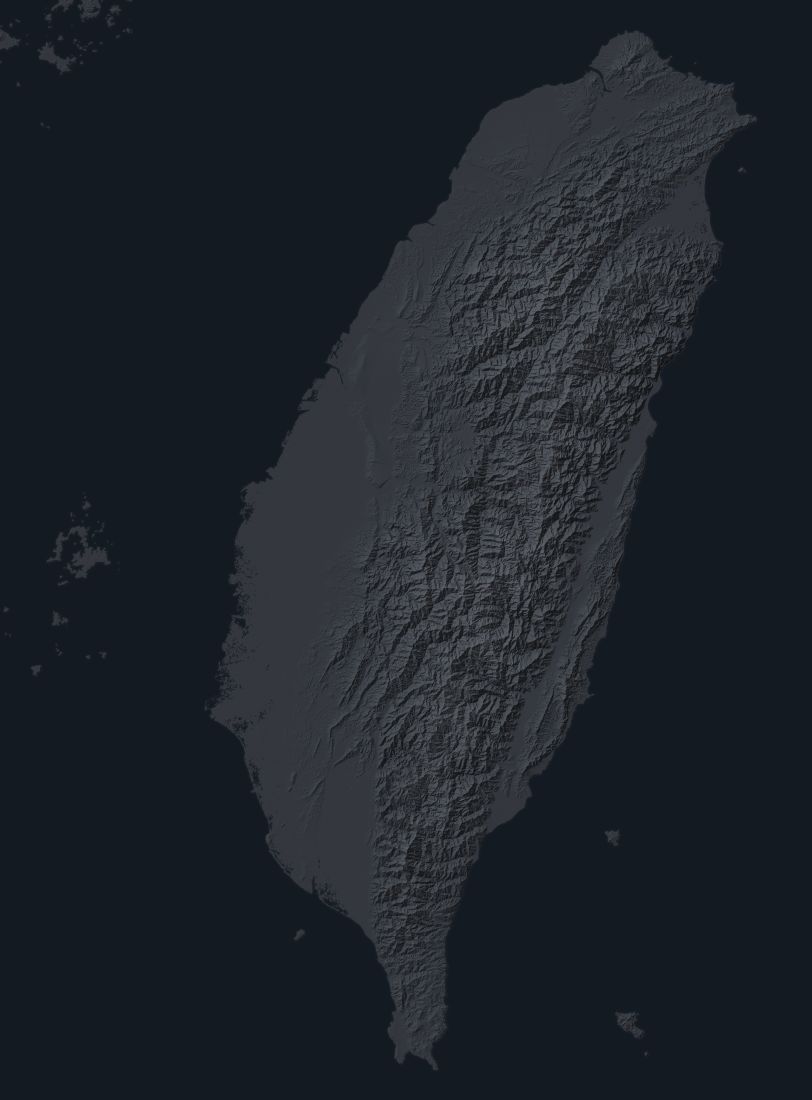
#> input picture assets/maps/kit/taiwan_night.jpg, 3246 x 4399 px, found by its file name (shown at 1/4 size)
$ python c5s01_assets.py ../../../assets/maps/kit/taiwan_night.jpg
#> lines starting #> are read from the running program, lines starting #| are printed output that depends on the picture; after the words box and inside, x2 and y2 are one past the last pixel; in counts of white or black regions, pixels touching at a corner belong together
"""Derived assets for compositions/c5s01.html (run from repo root with .venv/bin/python).
Outputs -> assets/c5/derived/c5s01/ ."""
import re, subprocess, json
from PIL import Image, ImageDraw, ImageFilter, ImageChops
Image.MAX_IMAGE_PIXELS = None
K = "assets/maps/kit/"
O = "assets/c5/derived/c5s01/"
CEL = (159, 199, 178); RED = (224, 63, 44)

def dots(size, cell, amp=0.55):
    """halftone dot screen (L): 255 = paper, dots darker"""
    w, h = size
    im = Image.new("L", (w, h), 255); d = ImageDraw.Draw(im)
    r = cell * amp / 2
    for y in range(0, h + cell, cell):
        off = (cell // 2) if (y // cell) % 2 else 0
        for x in range(-cell, w + cell, cell):
            d.ellipse([x + off - r, y - r, x + off + r, y + r], fill=150)
    return im

# 1) Taiwan: night relief (half res) + celadon halftone fill from the landmask
s = 0.5
tw = Image.open(K + "taiwan_night.jpg").convert("RGB")
#> tw is the input picture: PIL image 3246x4399 RGB; mean R, G, B 29.2, 35, 42.3
W, H = int(tw.width * s), int(tw.height * s)
#> W = 1623; H = 2199
tw.resize((W, H), Image.LANCZOS).save(O + "taiwan_night_half.jpg", quality=90)
Image.open(K + "taiwan_atlas.jpg").convert("RGB").resize((W, H), Image.LANCZOS).save(O + "taiwan_atlas_half.jpg", quality=90)
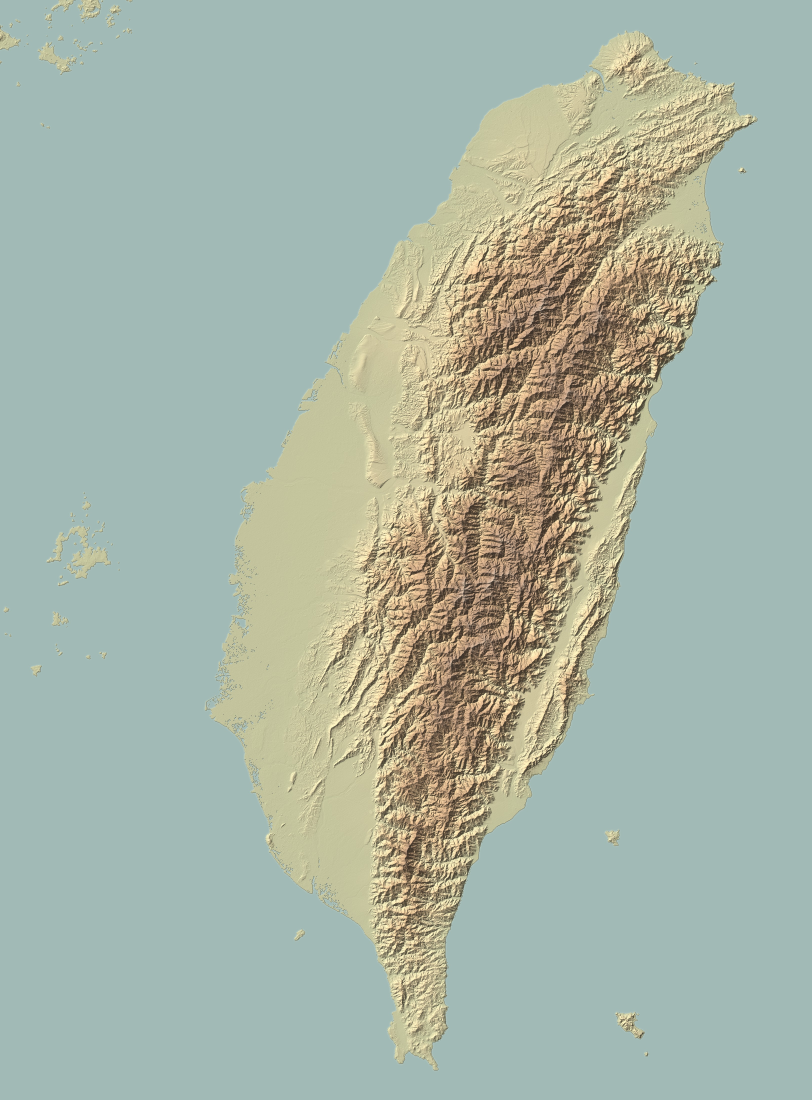
#> input picture assets/maps/kit/taiwan_atlas.jpg, 3246 x 4399 px, found by its file name (shown at 1/4 size)
m = Image.open(K + "taiwan_landmask.png").convert("L").resize((W, H), Image.LANCZOS)
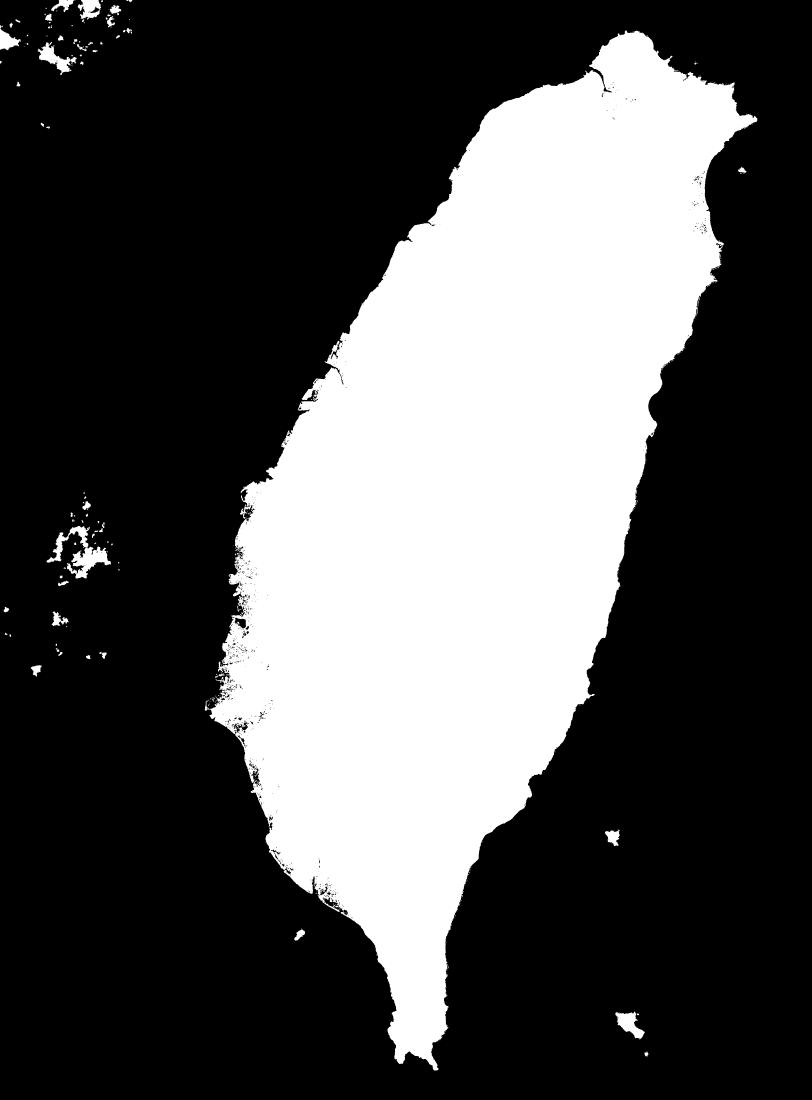
#> input picture assets/maps/kit/taiwan_landmask.png, 3246 x 4399 px, found by its file name (shown at 1/4 size)
# drop the Fujian (PRC) coast that falls inside the crop (lon < 120.05, lat > 24.9) — only Taiwan is celadon
ImageDraw.Draw(m).rectangle([0, 0, int((120.05 - 119.3) * 1119.352 * s), int((25.4 - 24.9) * 1222 * s)], fill=0)
fill = Image.new("RGB", (W, H), CEL)
ht = dots((W, H), 9)
#> in dots, `im = Image.new('L', (w, h), 255)`: im: PIL image 1623x2199 L; every value is 255
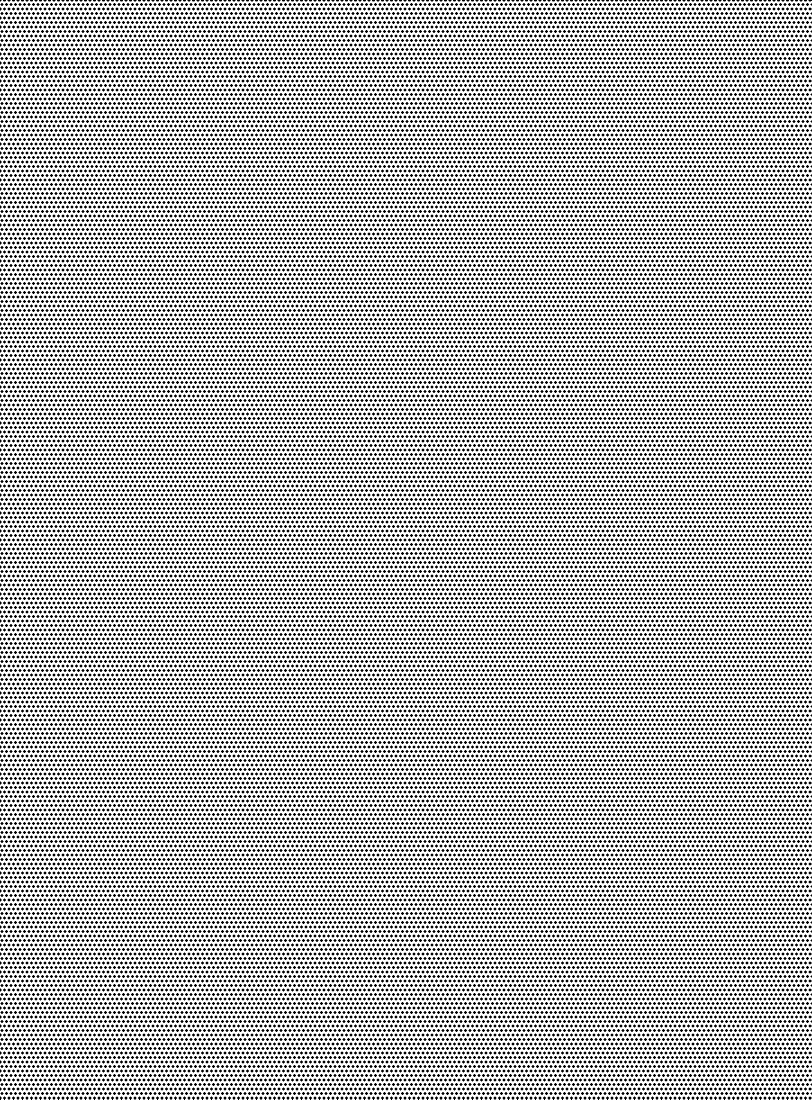
#> ht: PIL image 1623x2199 L (shown at 1/2 size); values 150 (black) and 255 (white), 70.3% white; 44345 black regions (425 under 20 px), largest, box (x1, y1, x2, y2) and area: (1, 6, 7, 12) 24, (10, 6, 16, 12) 24, (19, 6, 25, 12) 24
fill = ImageChops.multiply(fill, Image.merge("RGB", [ht.point(lambda v: 170 + v // 3)] * 3))
fill.putalpha(m.point(lambda v: int(v * 0.86)))
#> fill: PIL image 1623x2199 RGBA
fill.save(O + "taiwan_celadon_fill.png")
edge = m.filter(ImageFilter.FIND_EDGES).filter(ImageFilter.MaxFilter(5)).filter(ImageFilter.GaussianBlur(4))
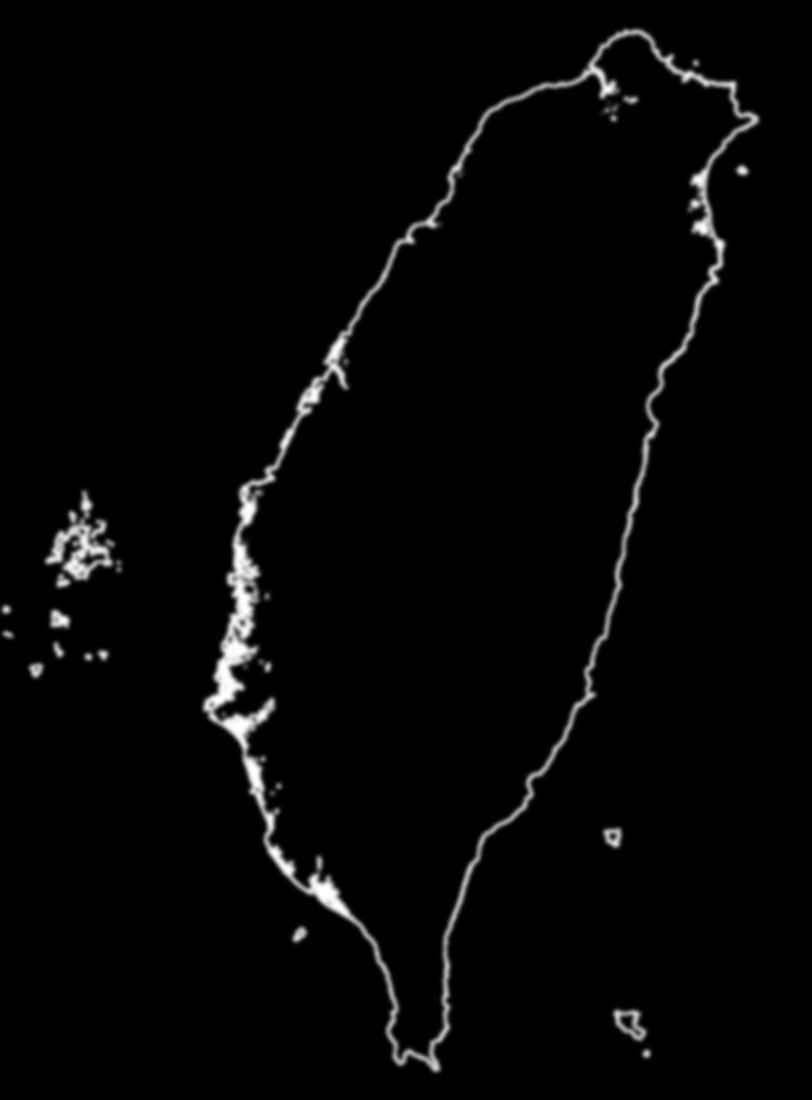
#> edge: PIL image 1623x2199 L (shown at 1/2 size); min 0, max 255, mean 5.7
g = Image.new("RGB", (W, H), CEL); g.putalpha(edge.point(lambda v: min(255, v * 3)))
#> after `g.putalpha(edge.point(lambda v: min(255, v * 3)))`:
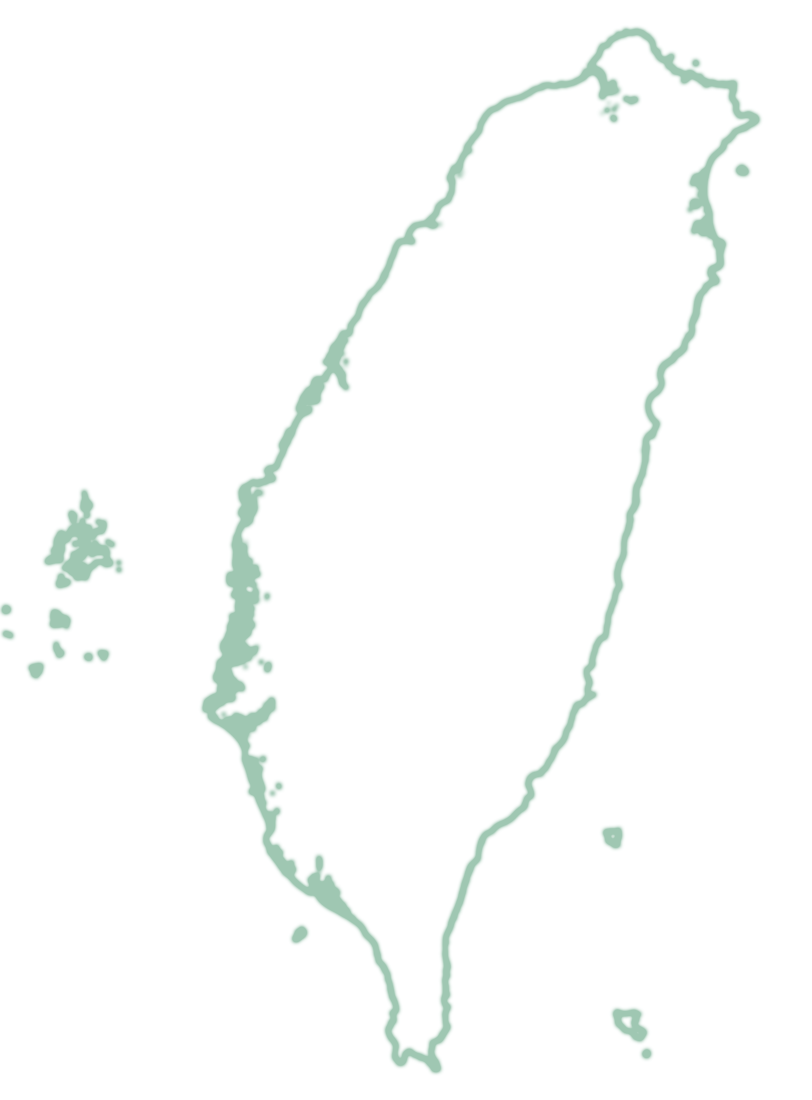
#> g: PIL image 1623x2199 RGBA (shown at 1/2 size); mean R, G, B, A 159, 199, 178, 10.6; transparent parts drawn white
g.save(O + "taiwan_celadon_glow.png")

import sys
if "--taiwan-only" in sys.argv: raise SystemExit(0)
# 2) East Asia night (half res) + China red halftone fill + Taiwan celadon fill (rasterised overlay paths)
#> (the run stopped early here; a loop or call above may not have finished)
